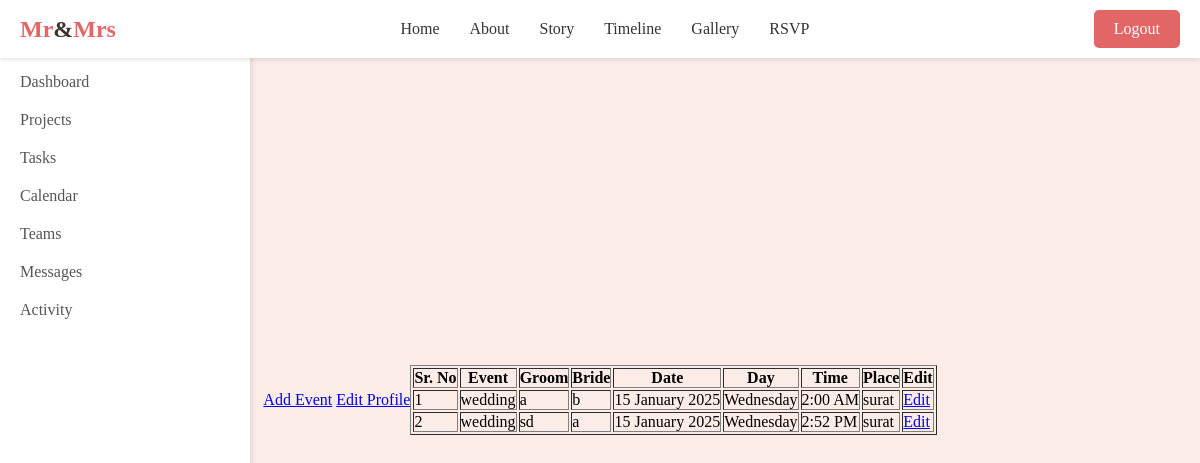
Before: /inviter/ (signed in) with the older database file.
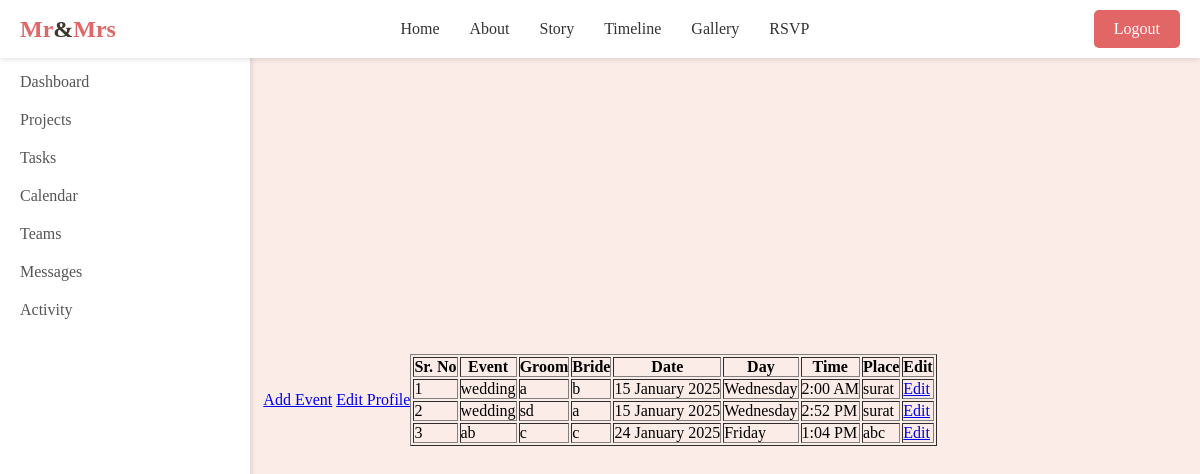
After: the same page with the newer database file.
### Inviter/models.py (models this page shows, shortened)
class EventDetails(models.Model):
    inviter = models.ForeignKey(Inviter,on_delete=models.CASCADE)
    e_name = models.CharField(max_length=100,verbose_name='Event Name')
    g_name = models.CharField(max_length=50,verbose_name='Groom Name')
    b_name = models.CharField(max_length=50,verbose_name='Bride Name')
    e_date = models.DateTimeField(verbose_name='Event Date')
    place = models.CharField(max_length=500)
    invitee = models.ManyToManyField(Invitee, related_name='event')
    class Meta:
        verbose_name = 'Event Details'

### Inviter/views.py (the view)
# urls.py: path('', views.dashboard, name='dashboard'),
def dashboard(request):
    username=request.session['username']
    inviter = Inviter.objects.get(username=username)
    events = EventDetails.objects.filter(inviter=inviter)
    return render(request,'inviter/dashboard.html',{'events':events, 'username':username})

### templates/inviter/dashboard.html (shortened to what this page needs)
{% extends "base_temp2.html" %}
{% block content %}
        <div class="d-grid gap-2 d-md-flex justify-content-md-end">
            <a href="{% url 'inviter:add_event' %}" class='btn'>Add Event</a>
            <a href="{% url 'edit_profile' username %}" class='btn'>Edit Profile</a>
          </div>
        <br>
        <table border="1">
            <thead>
                <tr>
                    <th>Sr. No</th>
                    <th>Event</th>
                    <th>Groom</th>
                    <th>Bride</th>
                    <th>Date</th>
                    <th>Day</th>
                    <th>Time</th>
                    <th>Place</th>
                    <th>Edit</th>
                </tr>
            </thead>
            <tbody>
                {% for e in events %}
                    <tr>
                        <td>{{ forloop.counter }}</td>
                        <td>{{ e.e_name }}</td>
                        <td>{{ e.g_name }}</td>
                        <td>{{ e.b_name }}</td>
                        <td>{{ e.e_date|date:"d F Y" }}</td>
                        <td>{{ e.e_date|date:"l" }}</td>
                        <td>{{ e.e_date|time:"g:i A" }}</td>
                        <td>{{ e.place }}</td>
                        <td><a class = 'btn' href="{% url 'inviter:event_update' e.id %}">Edit</a></td>
                    </tr>
                {% endfor %}
            </tbody>
        </table>
{% endblock %}

Changed rows visible on the page:
added EventDetails: e_name "ab", g_name "c", b_name "c", e_date "24 January 2025", e_date "Friday", e_date "1:04 PM", place "abc"
